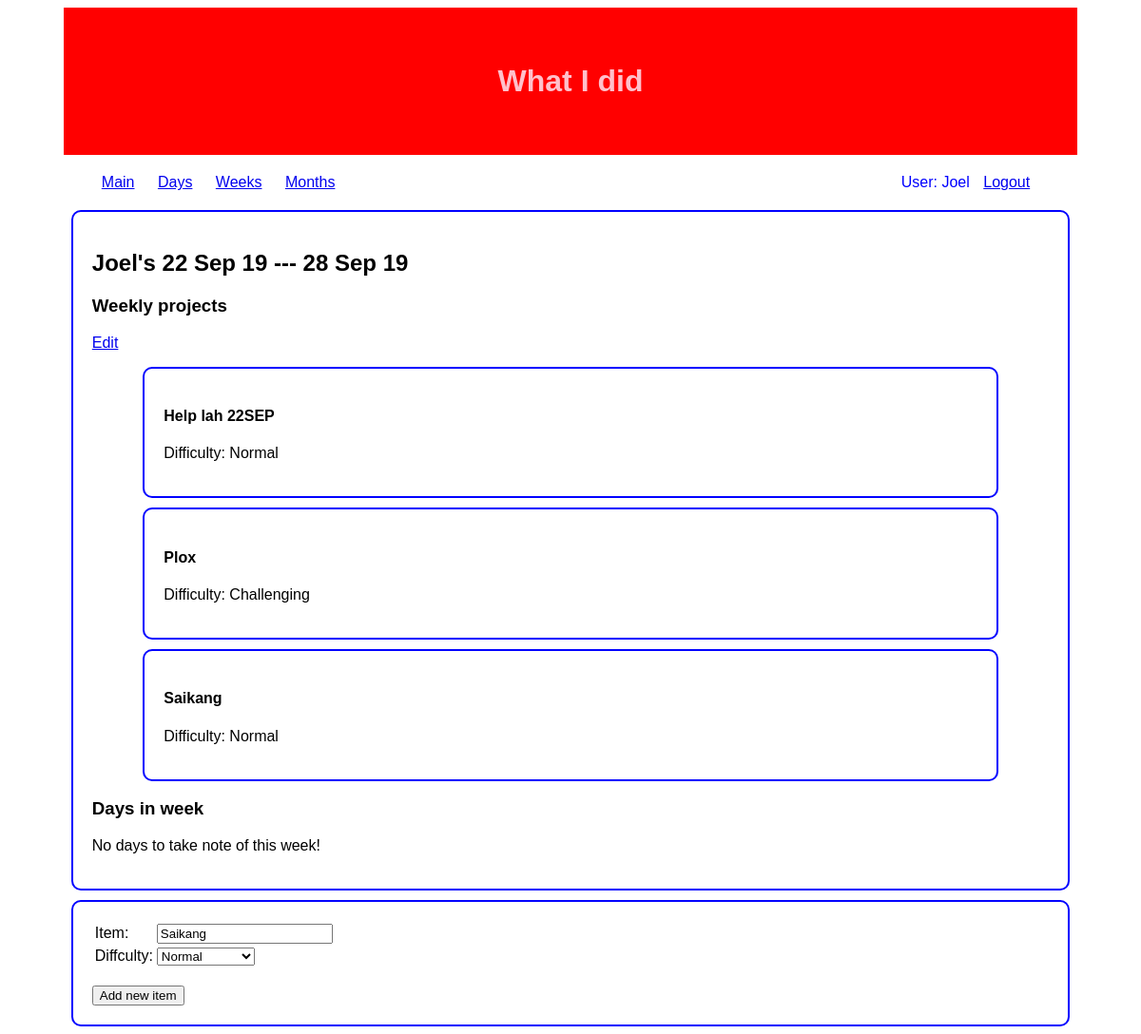
The app's page /main/weeks/21/ (signed in) with its own data.
### thingsdone/models.py (models this page shows, shortened)
class Week(models.Model):
  start_day = models.DateField(default=timezone.now)
  user = models.ForeignKey('auth.User', on_delete=models.CASCADE, null = True)
  class Meta:
    ordering = ['-start_day']
    unique_together =[['start_day','user']]
  def __str__(self):
    return "%s's %s --- %s"%(self.user, self.start_day.strftime('%d %b %y'), (self.start_day + timedelta(days=6)).strftime('%d %b %y'))

class ThingDone(models.Model):
  DIFFICULTY = [
    ('Trivial', 'Trivial'),
    ('Normal', 'Normal'),
    ('Challenging', 'Challenging'),
    ('Arduous', 'Arduous'),
    ('Rabz Kebabz', 'Rabz Kebabz'),
  ]
  name = models.CharField(max_length=200, help_text="What did you do?", default="Saikang")
  difficulty = models.CharField(max_length=200, choices=DIFFICULTY, default='Normal', help_text="How challenging was the task?")
  day = models.ForeignKey(Day, blank=True, on_delete=models.CASCADE, null=True)
  week = models.ForeignKey(Week, blank=True, on_delete=models.CASCADE, null=True)
  month = models.ForeignKey(Month, blank=True, on_delete=models.CASCADE, null=True)
  owner = models.ForeignKey('auth.User', on_delete=models.CASCADE, null = True)
  class Meta:
    ordering = ['name']
    verbose_name_plural = 'Things done'
  def __str__(self):
    return self.name

### thingsdone/views.py (the view)
# urls.py: path('weeks/<int:pk>/', views.WeekDetail, name='weeks-detail'),
@login_required
def WeekDetail(request, pk):
  week = Week.objects.filter(user=request.user).get(pk=pk)
  days = week.day_set.filter(user=request.user).all()
  if request.method == "POST":
    form = ThingDoneForm(request.POST)
    if form.is_valid():
      fs = form.save(commit=False)
      fs.owner = request.user
      fs.week = week
      fs.save()
      return HttpResponseRedirect(reverse('weeks-detail', kwargs={'pk':pk}))
  else:
    form = ThingDoneForm
  context = {
    'week': week,
    'days' : days,
    'form' : form
  }
  return render(request, 'thingsdone/week_detail.html', context)

### thingsdone/templates/thingsdone/week_detail.html (shortened to what this page needs)
{% extends 'base_generic.html' %}
{% block content %}
<div class="list-block">
<h2>{{ week }}</h2>
<h3>Weekly projects</h3>
{% if week.thingdone_set.all %}
<p><a href="{% url 'weeks-edit' week.pk %}">Edit</a></p>
{% endif %}
{% if week.thingdone_set.all %}
  {% for thingdone in week.thingdone_set.all %}
    <div class="list-block">
      <h4>{{ thingdone }}</h4>
      <p>Difficulty: {{ thingdone.difficulty }}</p>
    </div>
  {% endfor %}
{% else %}
  <p>No big projects for the week</p>
{% endif %}
<h3>Days in week</h3>
{% if days.all %}
  {% for day in days.all %}
    <div class="list-block">
      <a href="{{ day.get_absolute_url }}">{{ day }}</a>
      <p>Things done: {{ day.thingdone_set.all.count }}</p>
    </div>
  {% endfor %}
{% else %}
  <p>No days to take note of this week!</p>
{% endif %}
</div>
<div class="list-block">
  <form action="" method="POST">
    <table>
      <tr>
        <td>Item: </td>
        <td>{{ form.name }}</td>
      </tr>
      <tr>
        <td>Diffculty: </td>
        <td>{{ form.difficulty }}</td>
      </tr>
    </table>
    <br>
    <input type="submit" value="Add new item" />
  </form>
</div>
{% endblock %}

### templates/base_generic.html (shortened to what this page needs)
<!DOCTYPE html>
<html>
<head>
  {% load static %}
  <link rel="stylesheet" href="{% static 'css/main-style.css' %}">
</head>
<body>
  <h1>What I did</h1>
  <div class="navbar">
    <a href="{% url 'main' %}">Main</a>
    <a href="{% url 'days-list' %}">Days</a>
    <a href="{% url 'weeks-list' %}">Weeks</a>
    <a href="{% url 'months-list' %}">Months</a>
    {% if user.is_authenticated %}
      <span>User: {{ user.username }} <a href="{% url 'logout' %}">Logout</a></span>
    {% else %}
      <span><a href="{% url 'login' %}">Login</a></span>
      <span><a href="{% url 'signup' %}">Signup</a></span>
    {% endif %}
  </div>
  {% block content %}{% endblock %}
</body>
</html>

### static/css/main-style.css (style rules this page uses)
h1 { background-color: red; color: pink; font-family: arial; width: 80%; text-align: center; margin: auto; margin-bottom: 10px; padding: 5%; font-size: 2rem; }
.list-block { font-family: helvetica; width: 85%; padding: 20px; margin: auto; margin-top: 10px; border: 2px solid blue; border-radius: 10px }
.navbar { font-family: helvetica; width: 85%; padding: 10px; margin: auto; margin-bottom: 10px; }
.navbar a { padding: 10px; }
.navbar span { float: right; padding-right: 10px; color: blue; }

### records on screen
Week: user+start_day "Joel's 22 Sep 19 --- 28 Sep 19"
ThingDone: name "Help lah 22SEP", difficulty "Normal"
ThingDone: name "Plox", difficulty "Challenging"
ThingDone: name "Saikang", difficulty "Normal"

### other values on screen
{{ user.username }} "Joel"
